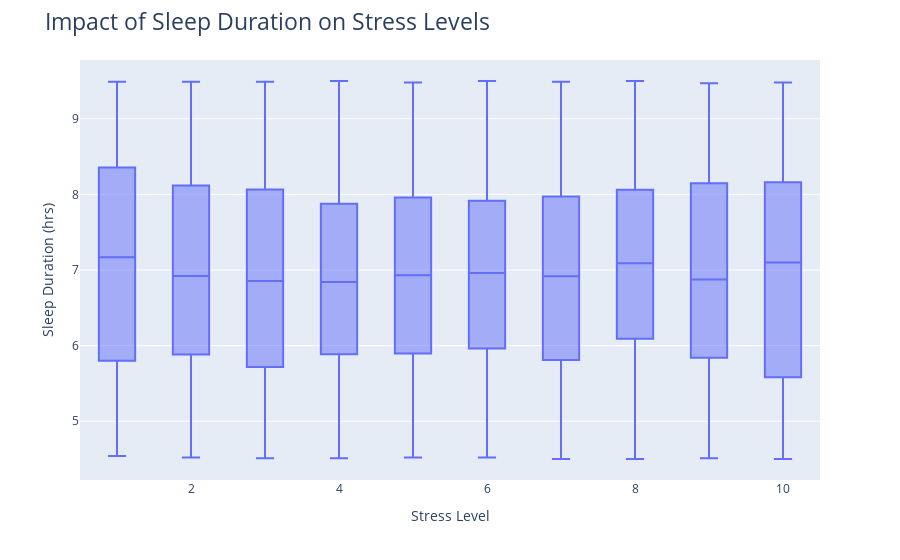

The cell this chart's notebook holds for it:
### Markdown cell above
### *Do sleep duration and sleep quality affect stress levels?*

### Code cell
# create a figure showing box plots describing the sleep duration at each stress level
fig = px.box(sleep_stress_mood, 
             x = "Stress Level (rounded)",
             y = "Total Sleep Hours")

# adjust formatting
fig.update_layout(title_text = "Impact of Sleep Duration on Stress Levels",
                  title_font_size = 23,
                  xaxis_title = "Stress Level",
                  yaxis_title = "Sleep Duration (hrs)")

# show figure
fig.show()

### Figure 1 — Plotly figure (JSON) as saved in the notebook; plotly's stock layout.template omitted (floating-point values rounded to 4 significant figures; data arrays with more than 128 entries replaced by an {"elided": "..."} marker saying what was removed)
{"data": [{"alignmentgroup": "True", "hovertemplate": "Stress Level (rounded)=%{x}<br>Total Sleep Hours=%{y}<extra></extra>", "legendgroup": "", "marker": {"color": "#636efa"}, "name": "", "notched": false, "offsetgroup": "", "orientation": "v", "showlegend": false, "type": "box", "x": {"elided": "3858 int values"}, "x0": " ", "xaxis": "x", "y": {"elided": "3858 float values"}, "y0": " ", "yaxis": "y"}], "layout": {"autosize": true, "boxmode": "group", "legend": {"tracegroupgap": 0}, "margin": {"t": 60}, "title": {"font": {"size": 23}, "text": "Impact of Sleep Duration on Stress Levels"}, "xaxis": {"anchor": "y", "autorange": true, "domain": [0, 1], "range": [0.5, 10.5], "title": {"text": "Stress Level"}, "type": "linear"}, "yaxis": {"anchor": "x", "autorange": true, "domain": [0, 1], "range": [4.222, 9.778], "title": {"text": "Sleep Duration (hrs)"}, "type": "linear"}}}
